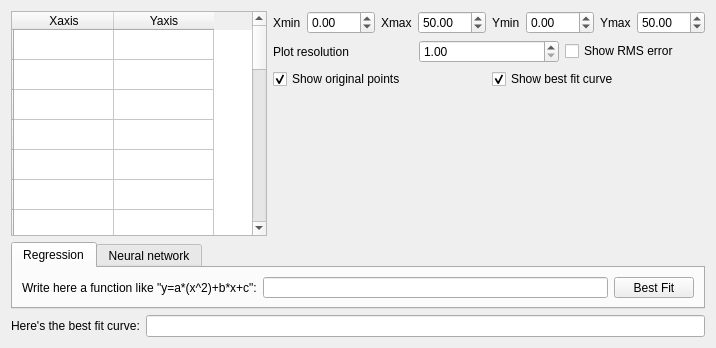
<?xml version="1.0" encoding="UTF-8"?>
<ui version="4.0">
 <class>centralWidget</class>
 <widget class="QWidget" name="centralWidget">
  <property name="geometry">
   <rect>
    <x>0</x>
    <y>0</y>
    <width>716</width>
    <height>348</height>
   </rect>
  </property>
  <layout class="QGridLayout" name="gridLayout">
   <item row="9" column="1">
    <layout class="QHBoxLayout" name="horizontalLayout_5">
     <item>
      <widget class="QLabel" name="label_2">
       <property name="text">
        <string>Here's the best fit curve:</string>
       </property>
      </widget>
     </item>
     <item>
      <widget class="QLineEdit" name="result"/>
     </item>
    </layout>
   </item>
   <item row="7" column="1">
    <widget class="QTabWidget" name="tabWidget">
     <property name="maximumSize">
      <size>
       <width>16777215</width>
       <height>67</height>
      </size>
     </property>
     <property name="currentIndex">
      <number>0</number>
     </property>
     <widget class="QWidget" name="tab">
      <attribute name="title">
       <string>Regression</string>
      </attribute>
      <layout class="QHBoxLayout" name="horizontalLayout_8">
       <item>
        <layout class="QHBoxLayout" name="horizontalLayout">
         <item>
          <widget class="QLabel" name="label">
           <property name="text">
            <string>Write here a function like &quot;y=a*(x^2)+b*x+c&quot;:</string>
           </property>
          </widget>
         </item>
         <item>
          <widget class="QLineEdit" name="function"/>
         </item>
         <item>
          <widget class="QPushButton" name="pushButton">
           <property name="text">
            <string>Best Fit</string>
           </property>
          </widget>
         </item>
        </layout>
       </item>
      </layout>
     </widget>
     <widget class="QWidget" name="tab_2">
      <attribute name="title">
       <string>Neural network</string>
      </attribute>
      <layout class="QHBoxLayout" name="horizontalLayout_10">
       <item>
        <layout class="QHBoxLayout" name="horizontalLayout_9">
         <item>
          <widget class="QLabel" name="label_7">
           <property name="text">
            <string>Wanted line:</string>
           </property>
          </widget>
         </item>
         <item>
          <widget class="QComboBox" name="comboBox">
           <item>
            <property name="text">
             <string>y=m*x+q</string>
            </property>
           </item>
           <item>
            <property name="text">
             <string>y=a*(x^2)+b*x+c</string>
            </property>
           </item>
           <item>
            <property name="text">
             <string>y=a*(x^3)+b*(x^2)+c*x+d</string>
            </property>
           </item>
           <item>
            <property name="text">
             <string>y=a*(x^4)+b*(x^3)+c*(x^2)+d*x+e</string>
            </property>
           </item>
           <item>
            <property name="text">
             <string>y=a*(e^x)+c</string>
            </property>
           </item>
           <item>
            <property name="text">
             <string>y=a*ln(x)+c</string>
            </property>
           </item>
           <item>
            <property name="text">
             <string>y=(a/x)+b</string>
            </property>
           </item>
          </widget>
         </item>
         <item>
          <widget class="QLabel" name="label_9">
           <property name="text">
            <string>Iterations:</string>
           </property>
          </widget>
         </item>
         <item>
          <widget class="QDoubleSpinBox" name="maxIters">
           <property name="decimals">
            <number>0</number>
           </property>
           <property name="minimum">
            <double>1.000000000000000</double>
           </property>
           <property name="maximum">
            <double>1000000000.000000000000000</double>
           </property>
           <property name="value">
            <double>2000000.000000000000000</double>
           </property>
          </widget>
         </item>
         <item>
          <widget class="QCheckBox" name="backprop">
           <property name="text">
            <string>BackProp</string>
           </property>
           <property name="checked">
            <bool>true</bool>
           </property>
          </widget>
         </item>
         <item>
          <widget class="QCheckBox" name="genalg">
           <property name="text">
            <string>GenAlg</string>
           </property>
          </widget>
         </item>
         <item>
          <widget class="QPushButton" name="pushButton_2">
           <property name="text">
            <string>Calculate</string>
           </property>
          </widget>
         </item>
        </layout>
       </item>
      </layout>
     </widget>
    </widget>
   </item>
   <item row="2" column="1">
    <layout class="QHBoxLayout" name="horizontalLayout_6">
     <item>
      <layout class="QVBoxLayout" name="verticalLayout_2">
       <item>
        <layout class="QHBoxLayout" name="horizontalLayout_7"/>
       </item>
       <item>
        <widget class="QTableWidget" name="tableWidget">
         <row>
          <property name="text">
           <string/>
          </property>
         </row>
         <row>
          <property name="text">
           <string/>
          </property>
         </row>
         <row>
          <property name="text">
           <string/>
          </property>
         </row>
         <row>
          <property name="text">
           <string/>
          </property>
         </row>
         <row>
          <property name="text">
           <string/>
          </property>
         </row>
         <row>
          <property name="text">
           <string/>
          </property>
         </row>
         <row>
          <property name="text">
           <string/>
          </property>
         </row>
         <row>
          <property name="text">
           <string/>
          </property>
         </row>
         <row>
          <property name="text">
           <string/>
          </property>
         </row>
         <row>
          <property name="text">
           <string/>
          </property>
         </row>
         <row>
          <property name="text">
           <string/>
          </property>
         </row>
         <row>
          <property name="text">
           <string/>
          </property>
         </row>
         <row>
          <property name="text">
           <string/>
          </property>
         </row>
         <row>
          <property name="text">
           <string/>
          </property>
         </row>
         <row>
          <property name="text">
           <string/>
          </property>
         </row>
         <row>
          <property name="text">
           <string/>
          </property>
         </row>
         <row>
          <property name="text">
           <string/>
          </property>
         </row>
         <row>
          <property name="text">
           <string/>
          </property>
         </row>
         <row>
          <property name="text">
           <string/>
          </property>
         </row>
         <row>
          <property name="text">
           <string/>
          </property>
         </row>
         <row>
          <property name="text">
           <string/>
          </property>
         </row>
         <row>
          <property name="text">
           <string/>
          </property>
         </row>
         <row>
          <property name="text">
           <string/>
          </property>
         </row>
         <row>
          <property name="text">
           <string/>
          </property>
         </row>
         <row>
          <property name="text">
           <string/>
          </property>
         </row>
         <row>
          <property name="text">
           <string/>
          </property>
         </row>
         <row>
          <property name="text">
           <string/>
          </property>
         </row>
         <column>
          <property name="text">
           <string>Xaxis</string>
          </property>
         </column>
         <column>
          <property name="text">
           <string>Yaxis</string>
          </property>
         </column>
         <item row="0" column="0">
          <property name="text">
           <string/>
          </property>
         </item>
         <item row="0" column="1">
          <property name="text">
           <string/>
          </property>
         </item>
        </widget>
       </item>
      </layout>
     </item>
     <item>
      <layout class="QVBoxLayout" name="verticalLayout">
       <item>
        <layout class="QHBoxLayout" name="horizontalLayout_2">
         <item>
          <widget class="QLabel" name="label_3">
           <property name="text">
            <string>Xmin</string>
           </property>
          </widget>
         </item>
         <item>
          <widget class="QDoubleSpinBox" name="xmin">
           <property name="minimum">
            <double>-500.000000000000000</double>
           </property>
           <property name="maximum">
            <double>500.000000000000000</double>
           </property>
          </widget>
         </item>
         <item>
          <widget class="QLabel" name="label_4">
           <property name="text">
            <string>Xmax</string>
           </property>
          </widget>
         </item>
         <item>
          <widget class="QDoubleSpinBox" name="xmax">
           <property name="minimum">
            <double>-500.000000000000000</double>
           </property>
           <property name="maximum">
            <double>500.000000000000000</double>
           </property>
           <property name="value">
            <double>50.000000000000000</double>
           </property>
          </widget>
         </item>
         <item>
          <widget class="QLabel" name="label_5">
           <property name="text">
            <string>Ymin</string>
           </property>
          </widget>
         </item>
         <item>
          <widget class="QDoubleSpinBox" name="ymin">
           <property name="minimum">
            <double>-500.000000000000000</double>
           </property>
           <property name="maximum">
            <double>500.000000000000000</double>
           </property>
          </widget>
         </item>
         <item>
          <widget class="QLabel" name="label_6">
           <property name="text">
            <string>Ymax</string>
           </property>
          </widget>
         </item>
         <item>
          <widget class="QDoubleSpinBox" name="ymax">
           <property name="minimum">
            <double>-500.000000000000000</double>
           </property>
           <property name="maximum">
            <double>500.000000000000000</double>
           </property>
           <property name="value">
            <double>50.000000000000000</double>
           </property>
          </widget>
         </item>
        </layout>
       </item>
       <item>
        <layout class="QHBoxLayout" name="horizontalLayout_4">
         <item>
          <widget class="QLabel" name="label_8">
           <property name="text">
            <string>Plot resolution</string>
           </property>
          </widget>
         </item>
         <item>
          <widget class="QDoubleSpinBox" name="resolution">
           <property name="minimum">
            <double>1.000000000000000</double>
           </property>
           <property name="maximum">
            <double>1000.000000000000000</double>
           </property>
          </widget>
         </item>
         <item>
          <widget class="QCheckBox" name="showerror">
           <property name="text">
            <string>Show RMS error</string>
           </property>
          </widget>
         </item>
        </layout>
       </item>
       <item>
        <layout class="QHBoxLayout" name="horizontalLayout_3">
         <item>
          <widget class="QCheckBox" name="originalplot">
           <property name="text">
            <string>Show original points</string>
           </property>
           <property name="checked">
            <bool>true</bool>
           </property>
          </widget>
         </item>
         <item>
          <widget class="QCheckBox" name="fitplot">
           <property name="text">
            <string>Show best fit curve</string>
           </property>
           <property name="checked">
            <bool>true</bool>
           </property>
          </widget>
         </item>
        </layout>
       </item>
       <item>
        <widget class="KPlotWidget" name="kplotwidget">
         <property name="backgroundColor">
          <color>
           <red>255</red>
           <green>255</green>
           <blue>255</blue>
          </color>
         </property>
         <property name="foregroundColor">
          <color>
           <red>0</red>
           <green>0</green>
           <blue>0</blue>
          </color>
         </property>
         <property name="grid" stdset="0">
          <bool>true</bool>
         </property>
        </widget>
       </item>
      </layout>
     </item>
    </layout>
   </item>
  </layout>
 </widget>
 <customwidgets>
  <customwidget>
   <class>KPlotWidget</class>
   <extends>QFrame</extends>
   <header>kplotwidget.h</header>
  </customwidget>
 </customwidgets>
 <resources/>
 <connections/>
</ui>
